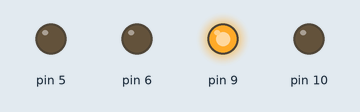
Recording of a sketch running on a simulated Arduino Uno, built with avr-gcc and run on an emulated ATmega328P. On the bench: output pins drawn as LEDs (lit = HIGH).

Above: at 0.1 s.
At 39.75 s:
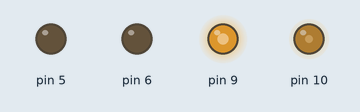
Timing chart, 0 to 40.0 s (numbered marks = the images above):
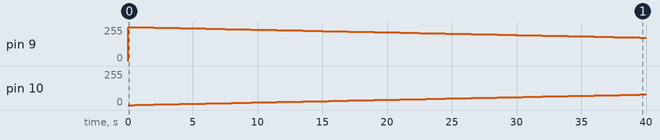

The sketch:

1-05.ino
```cpp
int fade;


void setup()
{
	pinMode(5, OUTPUT);
	pinMode(6, OUTPUT);
	fade = 255;
}

void loop()
{


	analogWrite(9, fade);
	analogWrite(10, (255-fade));

	fade--;
	delay(500);
}
```

Measured:
- by itself, pin 9: 0/255 → 255/255 at 0.00 s, → 254/255 0.50 s later, → 253/255 0.50 s later, → 252/255 0.50 s later, … (80 changes in this stretch)
- by itself, pin 10: moves from 0/255 to 79/255 over 39.0 s
